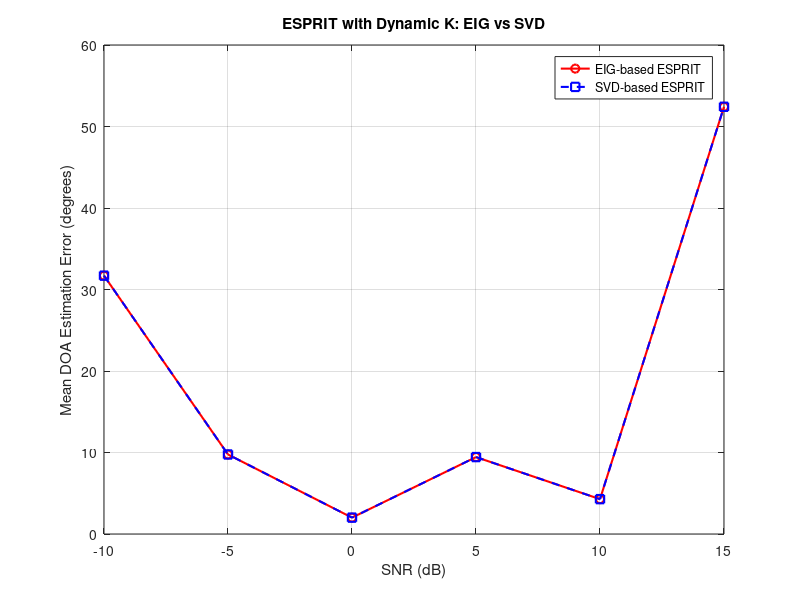
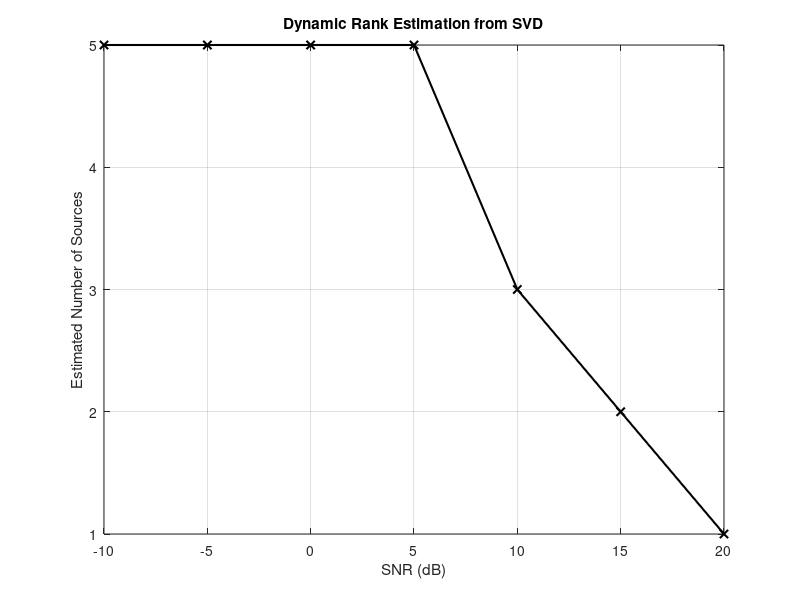
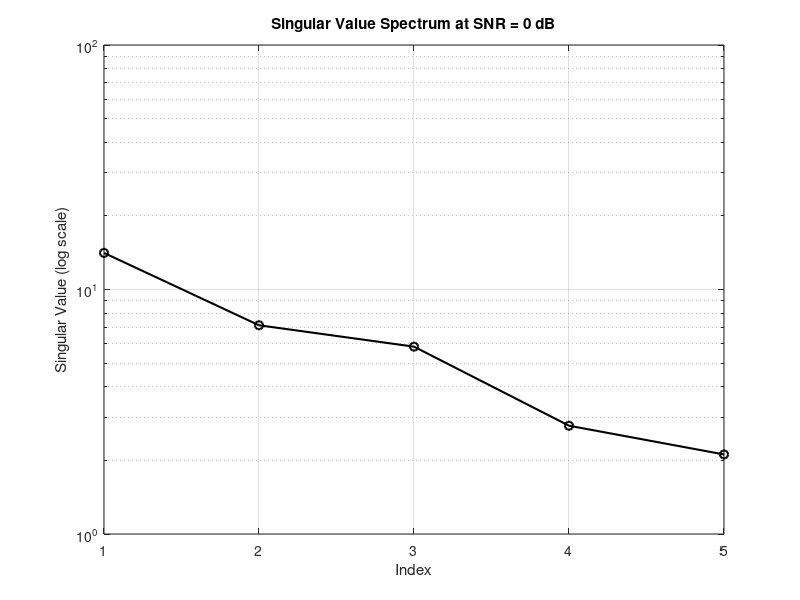

Source code (MATLAB) for these figures, in order:
clear; clc;

% Parameters
N = 8;                   % Number of sensors
T = 5;                  % Snapshots (small T to stress the system)
true_angles = [-20 30];  % True DOAs (degrees)
d = 0.5;                 % Element spacing (wavelength units)
lambda = 1;              % Wavelength
k = 2*pi/lambda;
SNR_dB_list = -10:5:20;

% Steering vector function
steering_vector = @(theta) exp(1j * k * d * (0:N-1).' * sind(theta));

% Initialize errors
err_eig = NaN(size(SNR_dB_list));
err_svd = NaN(size(SNR_dB_list));
estimated_K = zeros(size(SNR_dB_list));

% Main loop
for i = 1:length(SNR_dB_list)
    SNR_dB = SNR_dB_list(i);

    % === Generate correlated sources ===
    base_signal = randn(1, T) + 1j * randn(1, T);
    S = zeros(2, T);
    S(1, :) = base_signal;
    S(2, :) = base_signal + 0.05 * (randn(1, T) + 1j * randn(1, T));  % Highly correlated

    A = zeros(N, 2);
    for j = 1:2
        A(:, j) = steering_vector(true_angles(j));
    end

    % Add noise
    noise = randn(N, T) + 1j * randn(N, T);
    signal_power = mean(abs(S(:)).^2);
    noise_power = signal_power / (10^(SNR_dB/10));
    X = A*S + sqrt(noise_power)*noise;

    % === SVD: Estimate K dynamically ===
    [U, S_svd, ~] = svd(X, 'econ');
    sing_vals = diag(S_svd);
    threshold = 0.1 * max(sing_vals);  % Heuristic threshold
    K_est = sum(sing_vals > threshold);
    K_est = min(K_est, N-1);  % Safety check
    estimated_K(i) = K_est;

    if K_est < 1
        continue;  % Skip invalid estimation
    end

    %% === SVD-based ESPRIT ===
    Us = U(:, 1:K_est);
    Phi_svd = (Us(1:end-1, :) \ Us(2:end, :));
    eigvals_svd = eig(Phi_svd);
    doas_svd = real(asind(angle(eigvals_svd) / (2*pi*d)));
    doas_svd = doas_svd(isfinite(doas_svd));

    if numel(doas_svd) >= 2
        doas_svd = sort(doas_svd(1:2));
        err_svd(i) = mean(abs(sort(true_angles(:)) - doas_svd(:)));
    end

    %% === EIG-based ESPRIT ===
    Rxx = (X * X') / T;
    [V, D] = eig(Rxx);
    [~, idx] = sort(diag(D), 'descend');
    V = V(:, idx);
    Vs = V(:, 1:K_est);

    Phi_eig = (Vs(1:end-1, :) \ Vs(2:end, :));
    eigvals_eig = eig(Phi_eig);
    doas_eig = real(asind(angle(eigvals_eig) / (2*pi*d)));
    doas_eig = doas_eig(isfinite(doas_eig));

    if numel(doas_eig) >= 2
        doas_eig = sort(doas_eig(1:2));
        err_eig(i) = mean(abs(sort(true_angles(:)) - doas_eig(:)));
    end
end

%% === Plot DOA estimation error ===
figure;
validIdx = ~isnan(err_eig) & ~isnan(err_svd);
plot(SNR_dB_list(validIdx), err_eig(validIdx), 'r-o', 'LineWidth', 1.5); hold on;
plot(SNR_dB_list(validIdx), err_svd(validIdx), 'b--s', 'LineWidth', 1.5);
xlabel('SNR (dB)');
ylabel('Mean DOA Estimation Error (degrees)');
title('ESPRIT with Dynamic K: EIG vs SVD');
legend('EIG-based ESPRIT', 'SVD-based ESPRIT', 'Location', 'northeast');
grid on;

%% === Plot estimated K ===
figure;
plot(SNR_dB_list, estimated_K, 'k-x', 'LineWidth', 1.5);
xlabel('SNR (dB)');
ylabel('Estimated Number of Sources');
title('Dynamic Rank Estimation from SVD');
grid on;

%% === Optional: Plot singular value spectrum at a specific SNR ===
% You can run this once more for a specific SNR index:
snr_index = find(SNR_dB_list == 0, 1);
if ~isempty(snr_index)
    % Re-run SVD for SNR = 0
    SNR_dB = SNR_dB_list(snr_index);
    base_signal = randn(1, T) + 1j * randn(1, T);
    S = [base_signal; base_signal + 0.05*(randn(1,T)+1j*randn(1,T))];
    A = [steering_vector(true_angles(1)), steering_vector(true_angles(2))];
    noise = randn(N, T) + 1j * randn(N, T);
    signal_power = mean(abs(S(:)).^2);
    noise_power = signal_power / (10^(SNR_dB/10));
    X = A*S + sqrt(noise_power)*noise;

    [~, S_svd_demo, ~] = svd(X, 'econ');
    figure;
    semilogy(diag(S_svd_demo), 'ko-', 'LineWidth', 1.5);
    xlabel('Index');
    ylabel('Singular Value (log scale)');
    title('Singular Value Spectrum at SNR = 0 dB');
    grid on;
end
